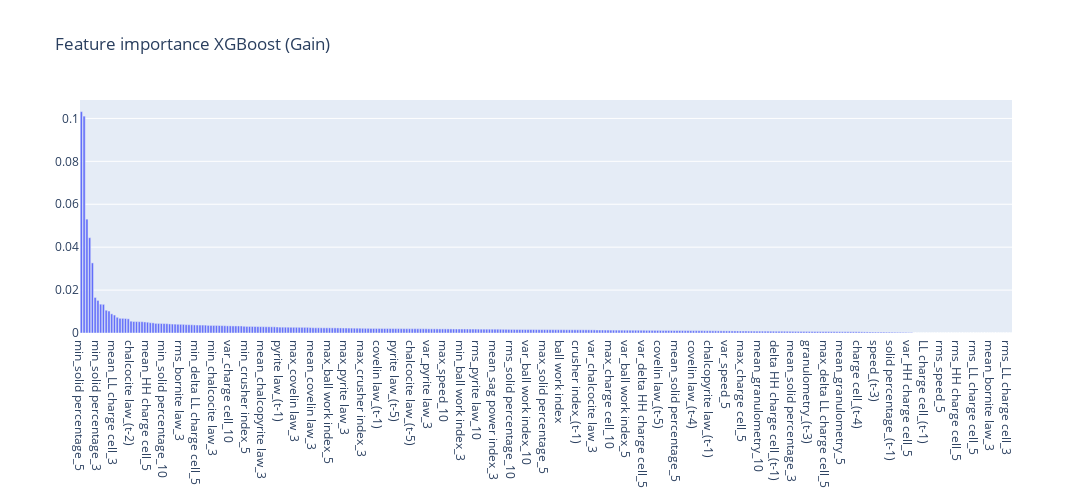

Notebook cell for this chart:
### Code cell
# Plot
fig = go.Figure([go.Bar(x=df_importance["tag"], y=df_importance["importance"])])
fig.update_layout(height=500, width=1200,title="Feature importance XGBoost (Gain)",) 
fig.show()

### Figure 1 — Plotly figure (JSON) as saved in the notebook; plotly's stock layout.template omitted (floating-point values rounded to 4 significant figures; data arrays with more than 128 entries replaced by an {"elided": "..."} marker saying what was removed)
{"data": [{"type": "bar", "x": {"elided": "338 str values"}, "y": {"elided": "338 float values"}}], "layout": {"height": 500, "title": {"text": "Feature importance XGBoost (Gain)"}, "width": 1200}}
